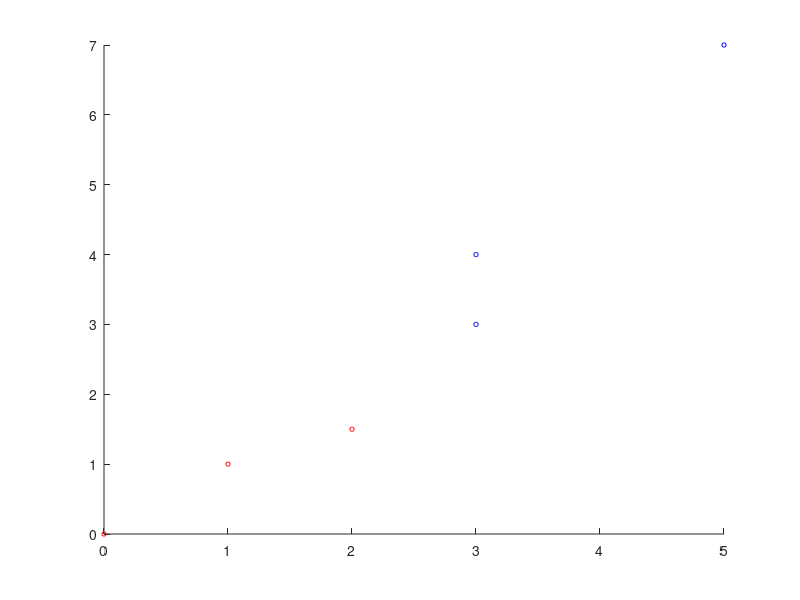

The MATLAB script that drew this image:
clear; clc;

A = [0,0; 1,1; 2,1.5];

B = [3,3; 3,4; 5,7];

[PA,~,~,~,explA] = pca(A);

[PB,~,~,~,explB] = pca(B);

figure
scatter(A(:,1),A(:,2),10,'r')
hold on 
scatter(B(:,1),B(:,2),10,'b')

varA = trace(cov(A));
varAB = trace(cov(A*PB(:,1)));
varAA = trace(cov(A*PA(:,1)));
varBA = trace(cov(B*PA(:,1)));
varBB = trace(cov(B*PB(:,1)));

varAB/varAA
varBA/varBB